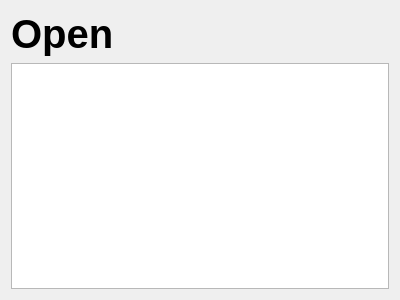
<?xml version="1.0" encoding="UTF-8"?>
<ui version="4.0">
 <class>openfile</class>
 <widget class="QDialog" name="openfile">
  <property name="geometry">
   <rect>
    <x>0</x>
    <y>0</y>
    <width>400</width>
    <height>300</height>
   </rect>
  </property>
  <property name="windowTitle">
   <string>Dialog</string>
  </property>
  <layout class="QVBoxLayout" name="verticalLayout">
   <item>
    <widget class="QLabel" name="label">
     <property name="font">
      <font>
       <pointsize>30</pointsize>
       <weight>75</weight>
       <bold>true</bold>
      </font>
     </property>
     <property name="text">
      <string>Open</string>
     </property>
    </widget>
   </item>
   <item>
    <widget class="QListWidget" name="listWidget">
     <property name="font">
      <font>
       <pointsize>15</pointsize>
       <weight>75</weight>
       <bold>true</bold>
      </font>
     </property>
    </widget>
   </item>
  </layout>
 </widget>
 <resources/>
 <connections/>
</ui>
